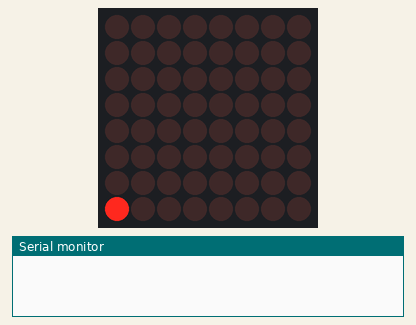
Simulated run of this sketch. Board: Arduino Uno, built with avr-gcc and run on an emulated ATmega328P. Parts: 8×8 LED matrix, the last lines printed to the serial monitor.

Above: at 1.1 s.
At 5.1 s:
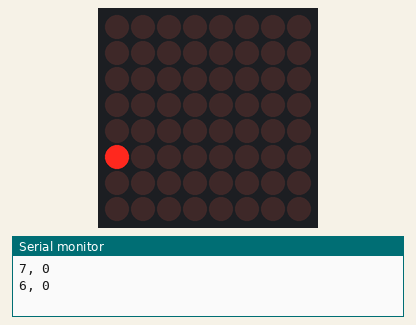
At 9.1 s:
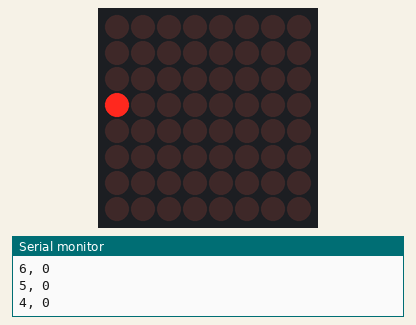
At 19.1 s:
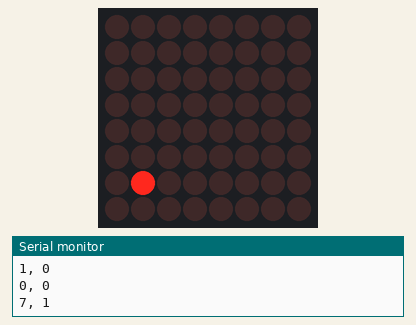
At 29.1 s:
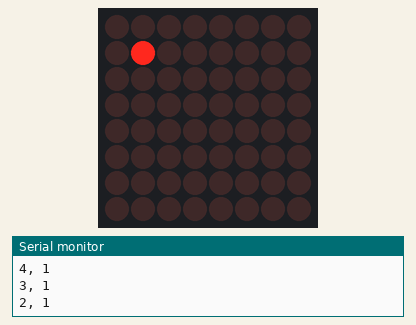
At 39.1 s:
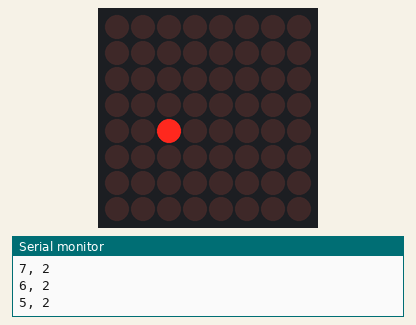

Measured:
- what the display in image 0 shows lasts 1.0 s, from 1.0 s to 2.0 s

The sketch:

LED_Matrix_simple_Test.ino
```cpp
//We always have to include the library
#include "LedControl.h"

/*
 Now we need a LedControl to work with.
 ***** These pin numbers will probably not work with your hardware *****
 pin 12 is connected to the DataIn
 pin 11 is connected to the CLK
 pin 10 is connected to LOAD
 We have only a single MAX72XX.
 */
LedControl lc=LedControl(12,11,10,1);

/* we always wait a bit between updates of the display */
unsigned long delaytime=1000;

void setup() {
  /*
   The MAX72XX is in power-saving mode on startup,
   we have to do a wakeup call
   */
  lc.shutdown(0,false);
  /* Set the brightness to a medium values */
  lc.setIntensity(0,8);
  /* and clear the display */
  lc.clearDisplay(0);
  Serial.begin(9600);
}


void loop() {

  for(int col=0;col<8;col++) {
    for(int row=7;row>-1;row--) {
      delay(delaytime);
      lc.setLed(0,row,col,true);
      delay(delaytime);
      lc.setLed(0,row,col,false);
      Serial.print(row);
      Serial.print(", ");
      Serial.println(col);
    }
  }
}

int getRow(int role, int val){
  return false;
}
```
